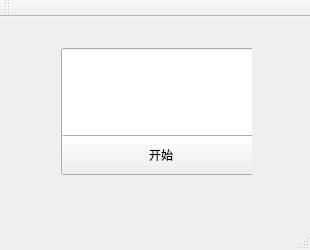
<?xml version="1.0" encoding="UTF-8"?>
<ui version="4.0">
 <class>MainWindow</class>
 <widget class="QMainWindow" name="MainWindow">
  <property name="geometry">
   <rect>
    <x>0</x>
    <y>0</y>
    <width>310</width>
    <height>250</height>
   </rect>
  </property>
  <property name="minimumSize">
   <size>
    <width>310</width>
    <height>250</height>
   </size>
  </property>
  <property name="maximumSize">
   <size>
    <width>310</width>
    <height>250</height>
   </size>
  </property>
  <property name="windowTitle">
   <string>MainWindow</string>
  </property>
  <widget class="QWidget" name="centralWidget">
   <widget class="QWidget" name="">
    <property name="geometry">
     <rect>
      <x>50</x>
      <y>20</y>
      <width>202</width>
      <height>149</height>
     </rect>
    </property>
    <layout class="QVBoxLayout" name="verticalLayout">
     <item>
      <widget class="QLineEdit" name="TxMsgEdit">
       <property name="minimumSize">
        <size>
         <width>200</width>
         <height>100</height>
        </size>
       </property>
       <property name="maximumSize">
        <size>
         <width>200</width>
         <height>100</height>
        </size>
       </property>
      </widget>
     </item>
     <item>
      <widget class="QPushButton" name="StartUdpButton">
       <property name="minimumSize">
        <size>
         <width>200</width>
         <height>40</height>
        </size>
       </property>
       <property name="maximumSize">
        <size>
         <width>200</width>
         <height>40</height>
        </size>
       </property>
       <property name="text">
        <string>开始</string>
       </property>
      </widget>
     </item>
    </layout>
   </widget>
  </widget>
  <widget class="QMenuBar" name="menuBar">
   <property name="geometry">
    <rect>
     <x>0</x>
     <y>0</y>
     <width>310</width>
     <height>26</height>
    </rect>
   </property>
  </widget>
  <widget class="QToolBar" name="mainToolBar">
   <attribute name="toolBarArea">
    <enum>TopToolBarArea</enum>
   </attribute>
   <attribute name="toolBarBreak">
    <bool>false</bool>
   </attribute>
  </widget>
  <widget class="QStatusBar" name="statusBar"/>
 </widget>
 <layoutdefault spacing="6" margin="11"/>
 <resources/>
 <connections/>
</ui>
